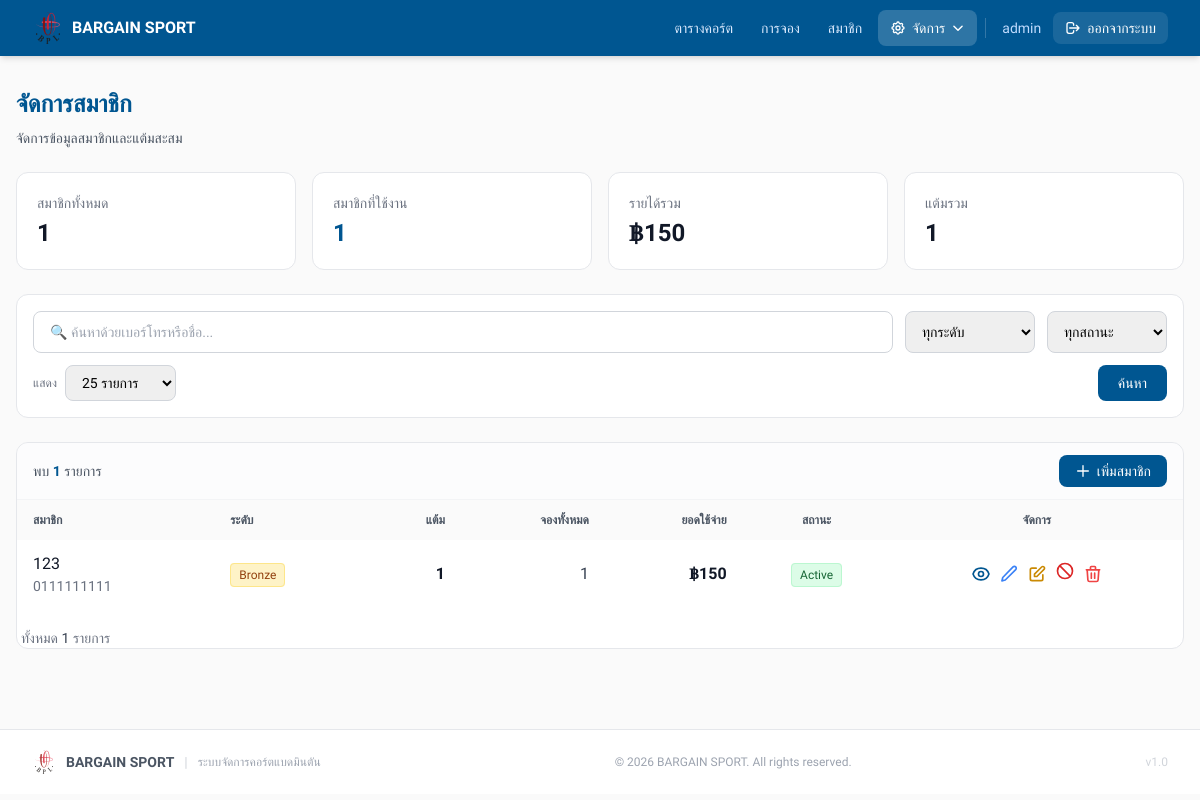
/admin/members.php (signed in), run on an earlier commit of the app's database.
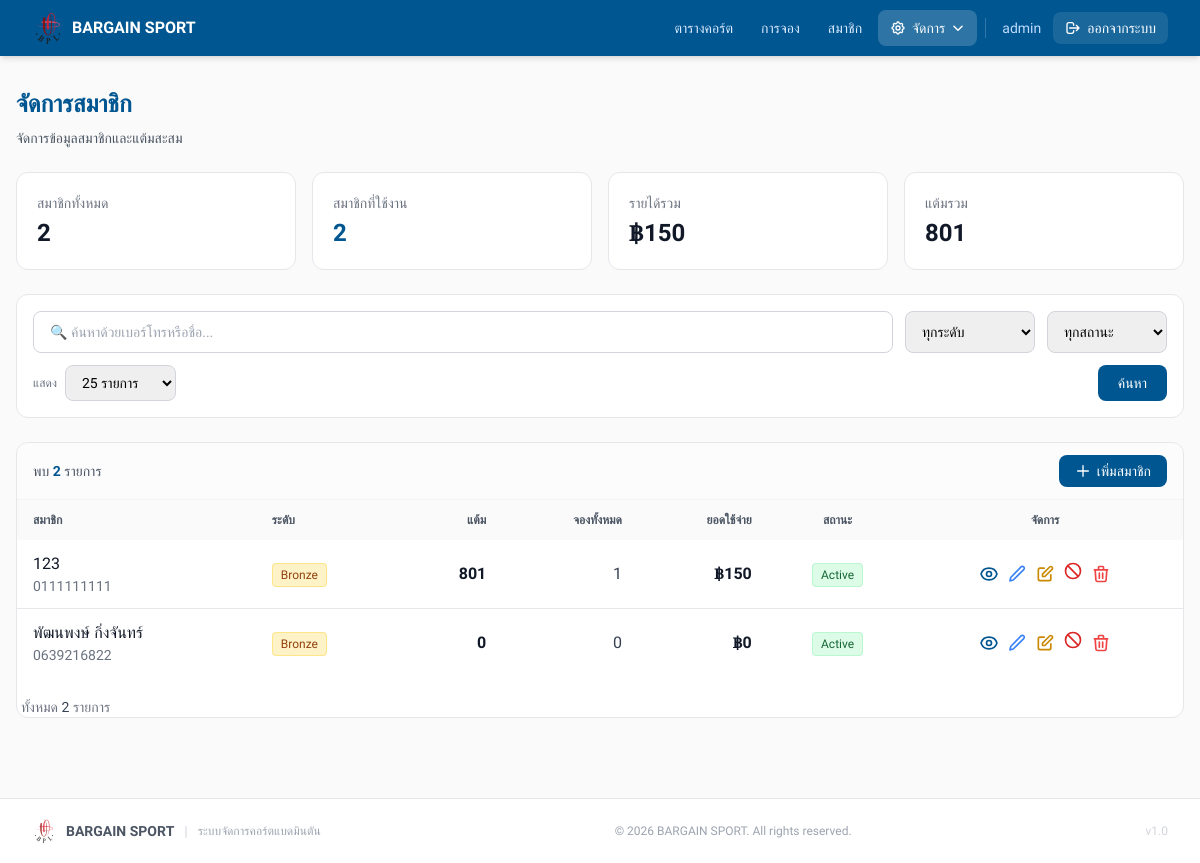
And on a later commit of the database.
### tables this page shows
CREATE TABLE `members` (
  `id` int NOT NULL,
  `phone` varchar(10) NOT NULL,
  `name` varchar(100) NOT NULL,
  `email` varchar(100) DEFAULT NULL,
  `points` int DEFAULT '0',
  `total_bookings` int DEFAULT '0',
  `total_spent` decimal(10,2) DEFAULT '0.00',
  `member_level` enum('Bronze','Silver','Gold','Platinum') DEFAULT 'Bronze',
  `joined_date` datetime DEFAULT CURRENT_TIMESTAMP,
  `last_booking_date` datetime DEFAULT NULL,
  `birth_date` date DEFAULT NULL,
  `status` enum('active','inactive') DEFAULT 'active',
  `notes` text
);

### admin/members.php (the view, shortened to what the rows shown need)
<?php
require_once __DIR__ . '/../config/db.php';
$per_page_raw = $_GET['per_page'] ?? '25';
$per_page = ($per_page_raw === 'all') ? 0 : (int) $per_page_raw;
$page = max(1, (int) ($_GET['page'] ?? 1));
$where = ['1=1'];
$params = [];
$whereClause = implode(' AND ', $where);
$countStmt = $pdo->prepare("SELECT COUNT(*) FROM members WHERE $whereClause");
$countStmt->execute($params);
$totalRecords = (int) $countStmt->fetchColumn();
$offset = 0;
if ($per_page > 0) {
    $totalPages = max(1, (int) ceil($totalRecords / $per_page));
    $page = min($page, $totalPages);
    $offset = ($page - 1) * $per_page;
}
$sql = "SELECT * FROM members WHERE $whereClause ORDER BY total_spent DESC, joined_date DESC";
if ($per_page > 0)
    $sql .= " LIMIT $per_page OFFSET $offset";
$stmt = $pdo->prepare($sql);
$stmt->execute($params);
$members = $stmt->fetchAll();
$levelColors = [
    'Bronze' => ['bg' => 'bg-amber-100', 'text' => 'text-amber-800', 'border' => 'border-amber-200'],
    'Silver' => ['bg' => 'bg-gray-100', 'text' => 'text-gray-800', 'border' => 'border-gray-300'],
    'Gold' => ['bg' => 'bg-yellow-100', 'text' => 'text-yellow-800', 'border' => 'border-yellow-300'],
    'Platinum' => ['bg' => 'bg-blue-100', 'text' => 'text-blue-800', 'border' => 'border-blue-300']
];
?>
<!doctype html>
<html lang="th">
<head>
    <script src="https://cdn.tailwindcss.com"></script>
</head>
<body style="background:#FAFAFA;" class="min-h-screen">
    <div class="max-w-7xl mx-auto px-4 py-8">
        <div class="mb-6">
            <h1 style="color:#005691;" class="text-2xl font-bold mb-2">จัดการสมาชิก</h1>
        </div>
        <div class="bg-white rounded-xl border border-gray-200 overflow-hidden">
            <div class="overflow-x-auto">
                <table class="w-full">
                    <thead style="background:#FAFAFA;">
                        <tr>
                            <th class="px-4 py-3 text-left text-xs font-semibold text-gray-600 uppercase">สมาชิก</th>
                            <th class="px-4 py-3 text-left text-xs font-semibold text-gray-600 uppercase">ระดับ</th>
                            <th class="px-4 py-3 text-right text-xs font-semibold text-gray-600 uppercase">แต้ม</th>
                            <th class="px-4 py-3 text-right text-xs font-semibold text-gray-600 uppercase">จองทั้งหมด
                            </th>
                            <th class="px-4 py-3 text-right text-xs font-semibold text-gray-600 uppercase">ยอดใช้จ่าย
                            </th>
                            <th class="px-4 py-3 text-center text-xs font-semibold text-gray-600 uppercase">สถานะ</th>
                            <th class="px-4 py-3 text-center text-xs font-semibold text-gray-600 uppercase">จัดการ</th>
                        </tr>
                    </thead>
                    <tbody class="divide-y divide-gray-200">
                        <?php if (count($members) === 0): ?>
                            <tr>
                                <td colspan="7" class="px-4 py-12 text-center text-gray-500">
                                    ไม่พบข้อมูลสมาชิก
                                </td>
                            </tr>
                        <?php else: ?>
                            <?php foreach ($members as $member): ?>
                                <?php $colors = $levelColors[$member['member_level']] ?? $levelColors['Bronze']; ?>
                                <tr class="hover:bg-gray-50">
                                    <td class="px-4 py-3">
                                        <div>
                                            <p class="font-medium text-gray-900"><?= htmlspecialchars($member['name']) ?></p>
                                            <p class="text-sm text-gray-500"><?= htmlspecialchars($member['phone']) ?></p>
                                        </div>
                                    </td>
                                    <td class="px-4 py-3">
                                        <span
                                            class="<?= $colors['bg'] ?> <?= $colors['text'] ?> <?= $colors['border'] ?> border px-2 py-1 rounded text-xs font-medium">
                                            <?= htmlspecialchars($member['member_level']) ?>
                                        </span>
                                    </td>
                                    <td class="px-4 py-3 text-right font-semibold text-gray-900">
                                        <?= number_format($member['points']) ?>
                                    </td>
                                    <td class="px-4 py-3 text-right text-gray-700">
                                        <?= number_format($member['total_bookings']) ?>
                                    </td>
                                    <td class="px-4 py-3 text-right font-semibold text-gray-900">
                                        ฿<?= number_format($member['total_spent'], 0) ?>
                                    </td>
                                    <td class="px-4 py-3 text-center">
                                        <?php if ($member['status'] === 'active'): ?>
                                            <span
                                                class="bg-green-100 text-green-800 border border-green-200 px-2 py-1 rounded text-xs font-medium">
                                                Active
                                            </span>
                                        <?php endif; ?>
                                    </td>
                                    <td class="px-4 py-3">
                                        <div class="flex items-center justify-center gap-2">
                                            <a href="/members/profile.php?id=<?= $member['id'] ?>" class="text-sm"
                                                style="color:#005691;" title="ดูโปรไฟล์">
                                            </a>
                                            <button
                                                onclick="openEditModal(<?= $member['id'] ?>, '<?= htmlspecialchars($member['name'], ENT_QUOTES) ?>', '<?= htmlspecialchars($member['email'] ?? '', ENT_QUOTES) ?>')"
                                                class="text-sm text-blue-500 hover:text-blue-700 transition-colors" title="แก้ไขข้อมูล">
                                                <svg class="w-5 h-5" fill="none" stroke="currentColor" viewBox="0 0 24 24">
                                                    <path stroke-linecap="round" stroke-linejoin="round" stroke-width="2"
                                                        d="M16.862 3.487a2.25 2.25 0 113.182 3.182L7.5 19.213l-4 1 1-4 12.362-12.726z" />
                                                </svg>
                                            </button>
                                            <button
                                                onclick="openAdjustModal(<?= $member['id'] ?>, '<?= htmlspecialchars($member['name'], ENT_QUOTES) ?>', <?= $member['points'] ?>)"
                                                class="text-sm text-yellow-600" title="ปรับแต้ม">
                                                <svg class="w-5 h-5" fill="none" stroke="currentColor" viewBox="0 0 24 24">
                                                    <path stroke-linecap="round" stroke-linejoin="round" stroke-width="2"
                                                        d="M11 5H6a2 2 0 00-2 2v11a2 2 0 002 2h11a2 2 0 002-2v-5m-1.414-9.414a2 2 0 112.828 2.828L11.828 15H9v-2.828l8.586-8.586z" />
                                                </svg>
                                            </button>
                                            <form method="post" class="inline" onsubmit="return confirm('แน่ใจหรือไม่?')">
                                                <button type="submit"
                                                    class="text-sm <?= $member['status'] === 'active' ? 'text-red-600' : 'text-green-600' ?>"
                                                    title="<?= $member['status'] === 'active' ? 'ระงับ' : 'เปิดใช้งาน' ?>">
                                                    <svg class="w-5 h-5" fill="none" stroke="currentColor" viewBox="0 0 24 24">
                                                        <?php if ($member['status'] === 'active'): ?>
                                                            <path stroke-linecap="round" stroke-linejoin="round" stroke-width="2"
                                                                d="M18.364 18.364A9 9 0 005.636 5.636m12.728 12.728A9 9 0 015.636 5.636m12.728 12.728L5.636 5.636" />
                                                        <?php else: ?>
                                                            <path stroke-linecap="round" stroke-linejoin="round" stroke-width="2"
                                                                d="M9 12l2 2 4-4m6 2a9 9 0 11-18 0 9 9 0 0118 0z" />
                                                        <?php endif; ?>
                                                    </svg>
                                                </button>
                                            </form>
                                            <button type="button"
                                                onclick="confirmDelete(<?= $member['id'] ?>, '<?= htmlspecialchars($member['name'], ENT_QUOTES) ?>', <?= (int) $member['total_bookings'] ?>)"
                                                class="text-sm text-red-500 hover:text-red-700 transition-colors"
                                                title="ลบสมาชิก">
                                                <svg class="w-5 h-5" fill="none" stroke="currentColor" viewBox="0 0 24 24">
                                                    <path stroke-linecap="round" stroke-linejoin="round" stroke-width="2"
                                                        d="M19 7l-.867 12.142A2 2 0 0116.138 21H7.862a2 2 0 01-1.995-1.858L5 7m5 4v6m4-6v6m1-10V4a1 1 0 00-1-1h-4a1 1 0 00-1 1v3M4 7h16" />
                                                </svg>
                                            </button>
                                        </div>
                                    </td>
                                </tr>
                            <?php endforeach; ?>
                        <?php endif; ?>
                    </tbody>
                </table>
            </div>
        </div>
    </div>
</body>
</html>

What changed in the data, as far as the page shows it:
changed members (number 1 of 2 on the later page): points "1" → "801"
added members: name "พัฒนพงษ์ กิ่งจันทร์", phone "0639216822", member_level "Bronze", points "0", total_bookings "0", total_spent "0", status "Active"
Also different on the page:
$stats['total_members']: "1" → "2"
$stats['active_members']: "1" → "2"
$stats['total_points']: "1" → "801"
$totalRecords: "1" → "2"
